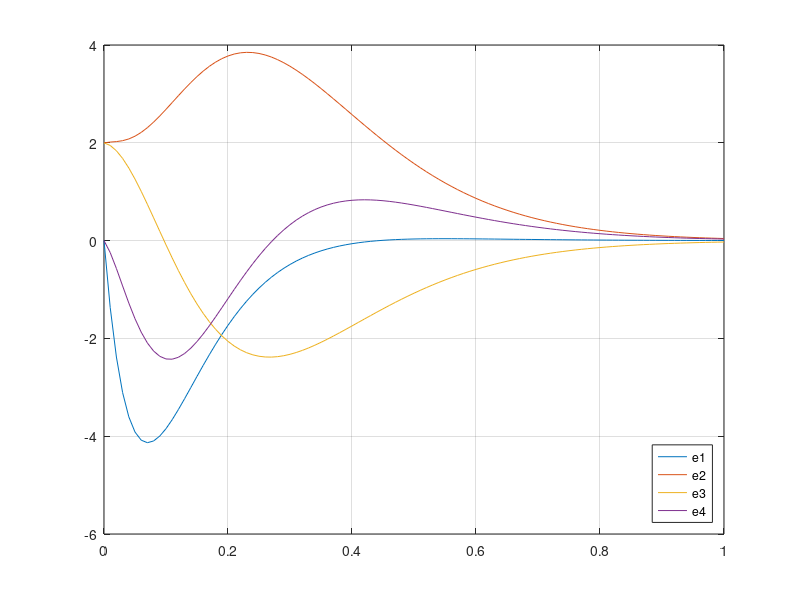

The MATLAB script that drew this image:
% Plant
A = [ -0.01357      -32.2          -46.3            0
       0.00012        0              1.214          0
      -0.0001212      0             -1.214          1
       0.00057        0             -9.1           -0.6696  ];

B = [ -0.433;
       0.1394;
      -0.1394;
      -0.1577   ];

C = [  0              0              0              1
       1              0              0              0       ];

D = [  0
       0        ];

x0 = [ 2
       2
       2
       2        ];
 
sys = ss (A, B, C, D);
sys = set (sys, 'inputname', 'u', 'outputname', 'y', 'statename', 'x')


% Controller
lambda_sys_desired = [ -0.5   -1+1j   -1-1j   -2  ]

F = place (sys, lambda_sys_desired)

ctrl = ss (-F);
ctrl = set (ctrl, 'inputname', 'xhat', 'outputname', 'u')


% Observer
lambda_obs_desired = [ -10    -11     -12     -13 ]

K = place (sys.', lambda_obs_desired).'

obs = ss (A-K*C, [B, K]);
obs = set (obs, 'inputname', {'u', 'y1', 'y2'}, 'outputname', 'xhat', 'statename', 'xhat')


% Entire System
N = connect (sys, ctrl, obs, 'u', {'y1', 'y2'})


% Initial Conditions
y0 = C * x0;
x0hat = pinv (C.' * C) * C.' * y0;


% Simulation
figure (1)
[Y, T, X] = initial (N, [x0; x0hat], 1);
ERR = X(:, 1:4) - X(:, 5:8);
plot (T, ERR)
grid on
legend ('e1', 'e2', 'e3', 'e4', 'location', 'southeast')
